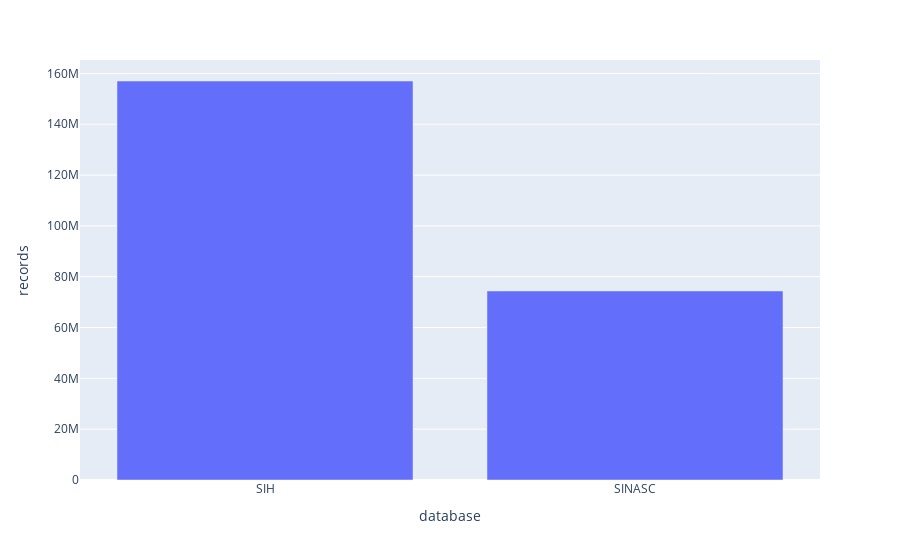

Notebook source saved alongside this figure:
### Code cell
df_count = pd.DataFrame([
	['SIH', all_sih],
	['SINASC', all_sinasc]
], columns=['database', 'records'])
fig = px.bar(df_count, x='database', y='records')
fig.show()

### Figure 1 — Plotly figure (JSON) as saved in the notebook; plotly's stock layout.template omitted (floating-point values rounded to 4 significant figures)
{"data": [{"alignmentgroup": "True", "hovertemplate": "database=%{x}<br>records=%{y}<extra></extra>", "legendgroup": "", "marker": {"color": "#636efa", "pattern": {"shape": ""}}, "name": "", "offsetgroup": "", "orientation": "v", "showlegend": false, "textposition": "auto", "type": "bar", "x": ["SIH", "SINASC"], "xaxis": "x", "y": [157033546, 74398079], "yaxis": "y"}], "layout": {"barmode": "relative", "legend": {"tracegroupgap": 0}, "margin": {"t": 60}, "xaxis": {"anchor": "y", "domain": [0, 1], "title": {"text": "database"}}, "yaxis": {"anchor": "x", "domain": [0, 1], "title": {"text": "records"}}}}
